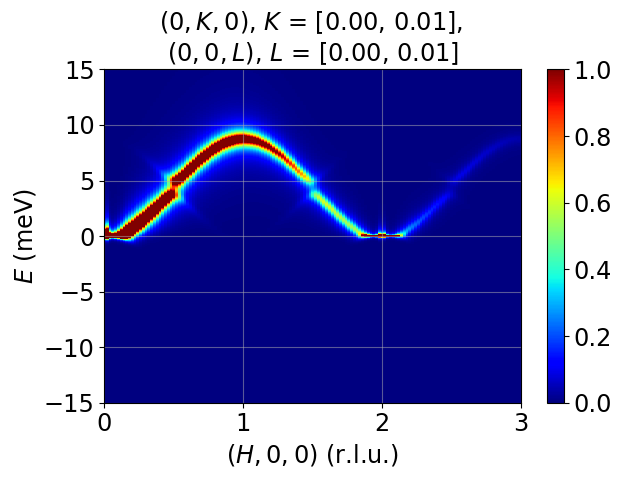

Here is the Python script that generated this plot:
# -*- coding: utf-8 -*-
import sys
from pathlib import Path

sys.path.append(str(Path(__file__).parent.parent) + "/pyLiSW")
from Atoms import Atoms
from Bonds import Bonds
from Sample import Sample
from LSWT import LSWT
from utils import gamma_fnc
from matplotlib import pyplot as plt

# -------------------------------------------------------------
# 1d FM chain, with alternating J1-J2 interadtions, spin along z
# -------------------------------------------------------------
if __name__ == "__main__":
    # lattice parameters in Angstrom
    a = 3
    # determin the effective lattice parameters
    a_eff = a
    b_eff = a
    c_eff = a
    # propagation vector
    tau = (0, 0, 0)
    # vector perpendicular to the plane of rotation
    n = (0, 1, 0)
    # temperature
    te = 2
    fm_j1j2_chain = Sample((a_eff, b_eff, c_eff), tau, n, te, gamma_fnc=gamma_fnc)
    # -------------------------------------------------------------
    # Add atoms
    # -------------------------------------------------------------
    s1 = 5 / 2
    s2 = 5 / 2
    # atom postions with effective lattice parameters
    atoms = [
        Atoms(t=(0, 0, 0), ion="Mn2", spin=s1),
        Atoms(t=(0.5, 0, 0), ion="Mn2", spin=s2),
    ]
    fm_j1j2_chain.add_atoms(atoms)
    # -------------------------------------------------------------
    # Add bonds
    # -------------------------------------------------------------
    j1 = -1  # AFM is positive, FM is negative
    j2 = -0.75  # FM
    bonds = [
        Bonds(fm_j1j2_chain, 0, 1, j=j1),
        Bonds(fm_j1j2_chain, 1, 0, r1=(1, 0, 0), j=j2),
    ]
    fm_j1j2_chain.add_bonds(bonds)
    # -------------------------------------------------------------
    # Simulate dispersion
    # -------------------------------------------------------------
    qe_range = (
        [0, 3.02, 0.02],
        [0.00, 0.01, 0.01],
        [0.00, 0.01, 0.01],
        [-20, 20, 0.01],
    )
    sim_qespace = LSWT(qe_range, fm_j1j2_chain)
    sim_qespace.dispersion_calc()
    sim_qespace.plot_disp("x")
    # -------------------------------------------------------------
    # Simulate intensities
    # -------------------------------------------------------------
    slice_range = (
        [0, 3.02, 0.02],
        [0.00, 0.01],
        [0.00, 0.01],
        [-15, 15.01, 0.01],
    )
    sim_qespace.inten_calc()
    sim_qespace.slice(slice_range, plot_axes=(0, 3), SIM=True, vmin=0, vmax=1)
    # -------------------------------------------------------------
    # Making cuts
    # -------------------------------------------------------------
    cut_range = (
        [0.5, 0.52],
        [0.00, 0.01],
        [0.00, 0.01],
        [0, 10.01, 0.01],
    )
    sim_qespace.cut(cut_range, plot_axis=3, SIM=True)

    plt.show()
